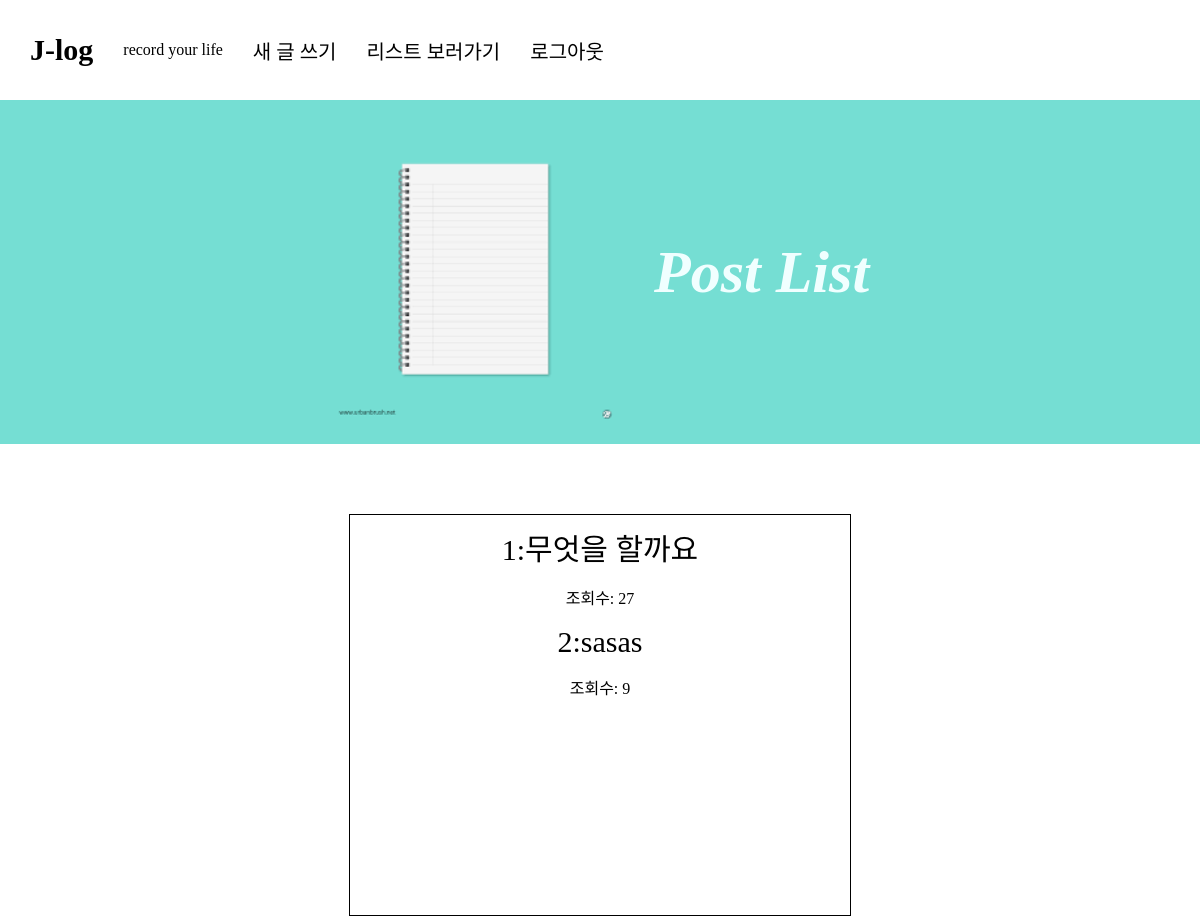
Before: /list (signed in) with the older database file.
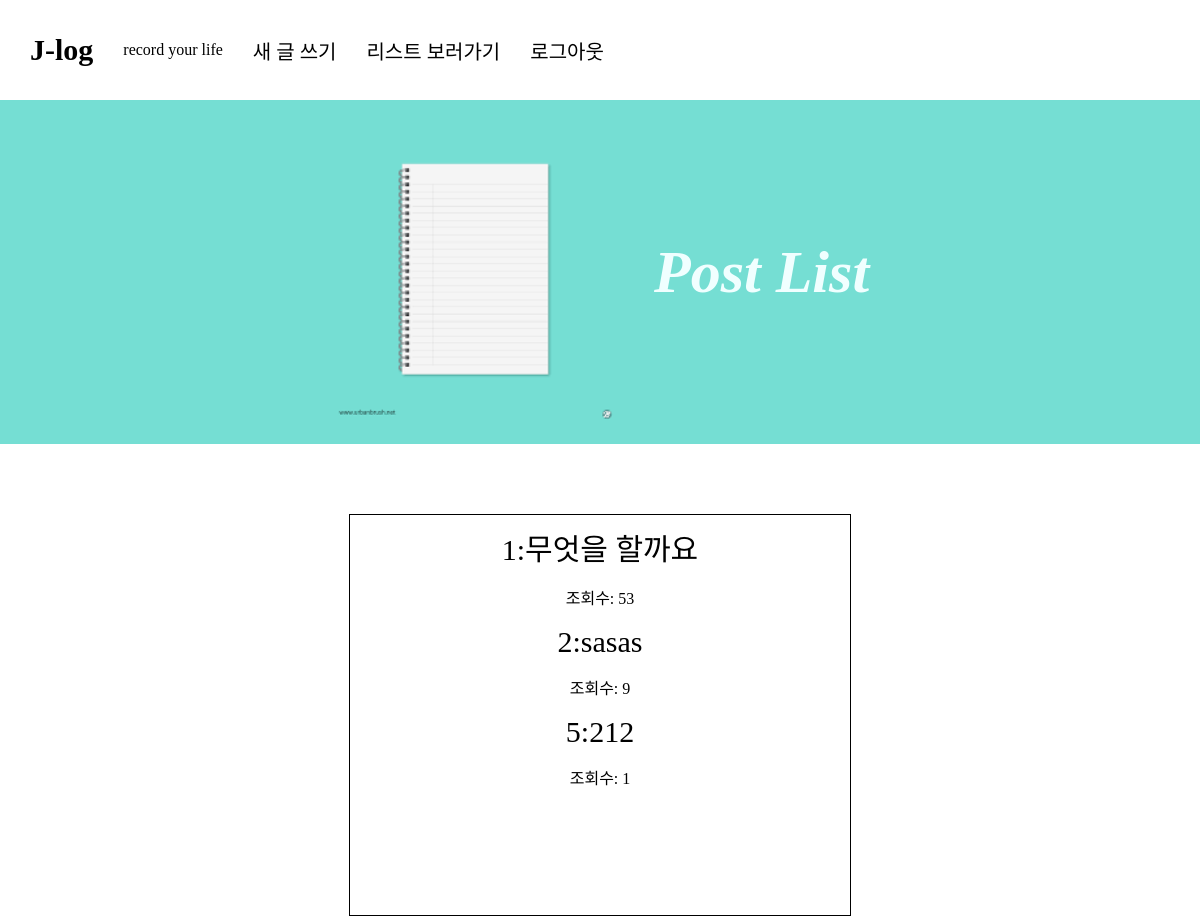
After: the same page with the newer database file.
### app/models.py (models this page shows, shortened)
class Post(models.Model):
    title = models.CharField(max_length=20)
    content = models.TextField()
    viewnum = models.IntegerField()
    author = models.ForeignKey(User,on_delete = models.CASCADE, related_name="posts")

### app/views.py (the view)
# urls.py: path('list', views.getList, name='list'),
def getList(request):
    all_posts = Post.objects.all()
    return render(request,'list.html',{'posts':all_posts})

### app/templates/list.html (shortened to what this page needs)
{% extends 'base.html' %}
    {% block css %}
    {% load static %}
    <link rel="stylesheet" href="{% static 'list.css' %}">
    {% endblock css %}
    {% block content %}
        {% for post in posts %}
        <div class="post" >
            <a  style = "font-size: 30px;" href="{% url 'detail' post.pk %}">{{post.pk}}:{{post.title}}</a>
            <p>조회수: {{post.viewnum}}</p>
        </div>
        {% endfor %}
    {% endblock content %}

### app/templates/base.html (shortened to what this page needs)
<!DOCTYPE html>
<html lang="en">
<head>
    {% load static %}
    {% load socialaccount %}
    {% block css %}
    {% endblock css %}
</head>
<body>
    <div class="title">
        <div class="logo">
            <h2>J-log</h2>
        </div>
        <div class="logo">
            record your life
        </div>
        <div class="logo">
            <a href="{% url 'createpost' %}">새 글 쓰기</a>
        </div>
        <div class="logo">
            <a href="{% url 'list' %}">리스트 보러가기</a>
        </div>
        {% if user.is_authenticated %}
        <div class="logo">
            <a href="{% url 'logout' %}">로그아웃</a>
        </div>
        {% endif %}
    </div>
    <div class = "container">
        <div class="firstline">
            <div class = "post_img">
                <img>
            </div>
            <div class = "post_title">
                <h1>Post List</h1>
            </div>
        </div>
        <div class="post_box">
            {% block content %}
            {% endblock content %}
        </div>
    </div>
</body>
</html>

### app/static/list.css (style rules this page uses)
* { font-family:'EarlyFontDiary'; }
a { text-decoration : none; color: black; font-size: 20px; }
.title { background-color: white; height: 100px; display: flex; flex-direction: row; align-items: center; position: fixed; width: 100%; z-index: 20; }
.logo { color:black; padding-left: 30px; }
.logo h2 { font-size: 30px; font-weight: bold; }
body { margin-top: 0px; margin-left: 0px; margin-right: 0px; }
.container { text-align: center; }
.firstline { display: flex; flex-direction: row; align-items: center; justify-content: center; background-color: rgb(117,222, 211); position: relative; top: 100px; }
.post_img { padding: 20px 20px; }
.post_img img { height: 300px; }
.post_title { font-style: italic; padding: 20px 20px; color: azure; font-size: 30px; }
.post_box { display: inline-block; position: relative; top: 170px; width: 500px; min-height: 400px; border: solid black 1px; }
.post_box a { font-size: 20px; }
.post_box .post { margin-top: 10px; }

Changed rows visible on the page:
changed Post "무엇을 할까요": viewnum "27" → "53"
added Post: pk "5", title "212", viewnum "1"
